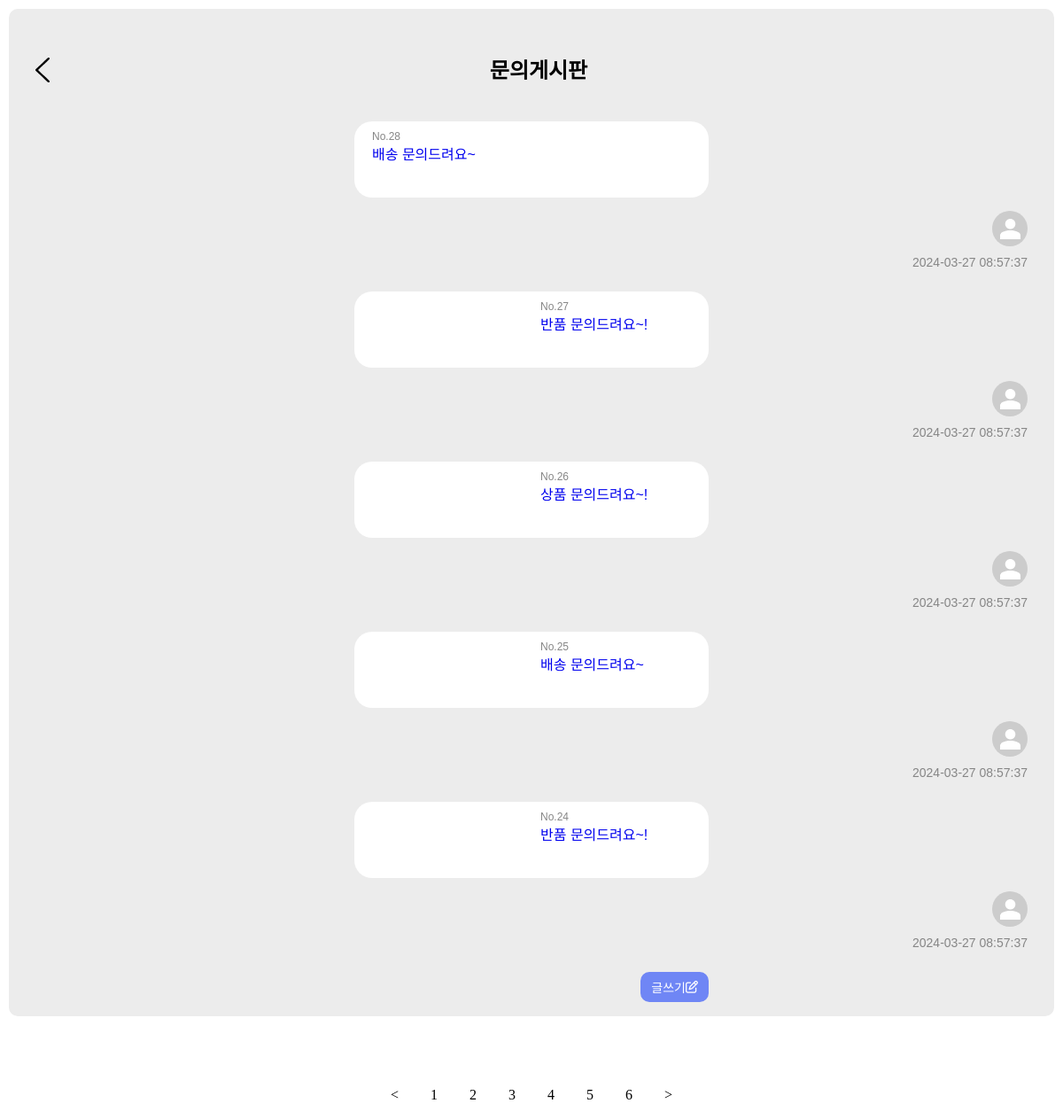
The app's page /src/list.php with its own data.
### tables this page shows
CREATE TABLE Boards (
	no					INT					PRIMARY KEY AUTO_INCREMENT
	,title			VARCHAR(100)		NOT NULL
	,content 		VARCHAR(1000) 		NOT NULL
	,created_at 	DATETIME 			NOT NULL DEFAULT CURRENT_TIMESTAMP()
	,updated_at 	DATETIME 			NOT NULL DEFAULT CURRENT_TIMESTAMP()
	,deleted_at 	DATETIME 			
);

### src/lib/lib_db.php (called while the page is built, shortened)
<?php
function db_select_boards_cnt(&$conn) {
    $sql =
    "SELECT
        COUNT(no) as cnt
    FROM
        boards
    WHERE
        deleted_at IS NULL";
    $stmt = $conn->query($sql);
    $result = $stmt->fetchAll();
    return (int)$result[0]["cnt"];
}
function db_select_boards_paging(&$conn, &$array_param) {
    $sql =
        "SELECT
            no
            ,title
            ,created_at
        FROM
            boards
        WHERE
            deleted_at IS NULL
        ORDER BY
            no DESC
        LIMIT :list_cnt OFFSET :offset";
    $stmt = $conn->prepare($sql);
    $stmt->execute($array_param);
    $result = $stmt->fetchAll();
    return $result;
}

### src/list.php (the view, shortened to what this page needs)
<?php
$list_cnt = 5;
$page_num = 1;
try {
    $conn = my_db_conn();
    $page_num = isset($_GET["page"]) ? $_GET["page"] : $page_num;
    $result_board_cnt = db_select_boards_cnt($conn);
    $max_page_num = ceil($result_board_cnt / $list_cnt);
    $offset = $list_cnt * ($page_num - 1);
    $prev_page_num = ($page_num - 1) < 1 ? 1 : ($page_num - 1);
    $next_page_num = ($page_num + 1) > $max_page_num ? $max_page_num : ($page_num + 1);
    $arr_param = [
        "list_cnt" => $list_cnt
		,"offset"  => $offset
    ];
    $result = db_select_boards_paging($conn, $arr_param);
} catch (\Throwable $e) {
    echo $e->getMessage();
    exit;
} finally {
    if(!empty($conn)) {
        $conn = null;
    }
}
?>
<!DOCTYPE html>
<html lang="en">
<head>
    <link rel="stylesheet" href="./css/common2.css">
</head>
<body>
    <div class="container">
    <?php require_once(FILE_HEADER); ?>
    <main>
        <div class="middle">
            <?php
            foreach($result as $item) {
            ?>
                <div class="board_content">
                    <div class="content_text">
                        <p class="content_no"><?php echo "No.".$item["no"] ?></p>
                        <p class="content_title"><a href="./detail.php?no=<?php echo $item["no"] ?>&page=<?php echo $page_num ?>"><?php echo $item["title"] ?></p>
                    </div>
                </div>
                <div class="person_container">
                    <div class="person_circle">
                        <img src="./img/detail_person.png" alt="">
                    </div>
                </div>
                <p class="content_date"><?php echo $item["created_at"] ?></p>
            <?php
            }
            ?>
        </div>
                <div class="board_content">
                <a href="./insert.html"><button type="submit" class="insert_btn">
                        글쓰기<i class="fa-regular fa-pen-to-square"></i>
                    </button></a>
                </div>
        </div>
        <footer>
            <br><br>
            <div class="pagination">
                <a href="./list.php?page=<?php echo $prev_page_num ?>">&lt;</a>
                <?php
                for($num = 1; $num <= $max_page_num; $num++) {
                ?>
                <a href="./list.php?page=<?php echo $num ?>"><?php echo $num ?></a>
                <?php
                }
                ?>
                <a href="./list.php?page=<?php echo $next_page_num ?>">&gt;</a>
            </div>
        </footer>
</body>

### src/header.php
<div class="header">
    <a href="./home.php"><img src="./img/detail_arrow.png" class="header_arrow" alt=""></a>
    <div class="header_title">문의게시판</div>
</div>

### src/css/common2.css (style rules this page uses)
* { margin: 0; padding: 0; box-sizing: border-box; }
.container { font-family: "Noto Sans KR", sans-serif; margin: 10px; padding: 50px 10px; background-color: #ECECEC; border-radius: 10px; }
a { text-decoration: none; }
.header { padding: 0 20px; display: flex; justify-content: center; margin-bottom: 40px; }
.header_title { text-align: center; font-size: 24px; font-weight: 700; margin: 0 auto; }
.header_arrow { margin-top: 5px; }
.board_content { width: 400px; margin: 15px auto; border-radius: 20px; position: relative; }
.board_content:not(:last-child) { display: grid; grid-template-columns: 1fr 1fr; grid-template-rows: 1fr 1fr; background-color: #fff; padding: 10px 0 0 20px; }
.content_no { font-size: 12px; color: #868686; }
.content_title { font-weight: 500; }
.content_date { color: #868686; font-size: 14px; grid-column: 2/4; grid-row: 2/3; text-align: right; padding: 10px 20px 10px 0; }
.person_container { grid-row: 1/3; grid-column: 3/4; align-self: start; }
.person_container { grid-row: 1/3; grid-column: 3/4; align-self: start; display: flex; justify-content: flex-end; align-items: center; padding-right: 20px; }
.person_circle { background-color: #CCCCCC; width: 40px; height: 40px; border-radius: 50%; display: flex; justify-content: center; align-items: center; }
.insert_btn { border: none; background-color: #6F86F5; padding: 7px 12px; border-radius: 10px; color: #fff; font-size: 14px; display: flex; justify-content: end; align-items: center; width: fit-content; position: absolute; top: 50%; right: 0; }
footer { display: flex; justify-content: center; margin-top: 80px; }
.pagination { justify-content: center; }
.pagination a { color: black; padding: 8px 16px; text-decoration: none; }

### records on screen
boards: no "28", title "배송 문의드려요~", created_at "2024-03-27 08:57:37"
boards: no "27", title "반품 문의드려요~!", created_at "2024-03-27 08:57:37"
boards: no "26", title "상품 문의드려요~!", created_at "2024-03-27 08:57:37"
boards: no "25", title "배송 문의드려요~", created_at "2024-03-27 08:57:37"
boards: no "24", title "반품 문의드려요~!", created_at "2024-03-27 08:57:37"
